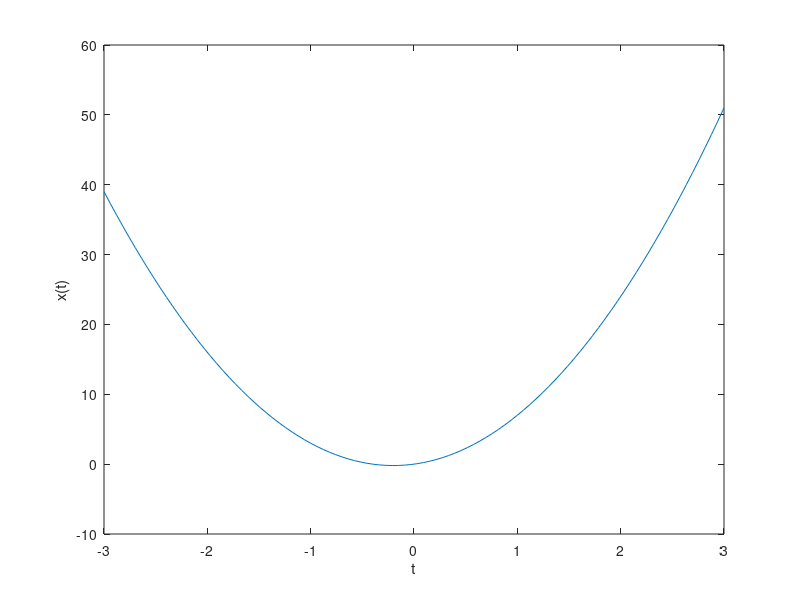
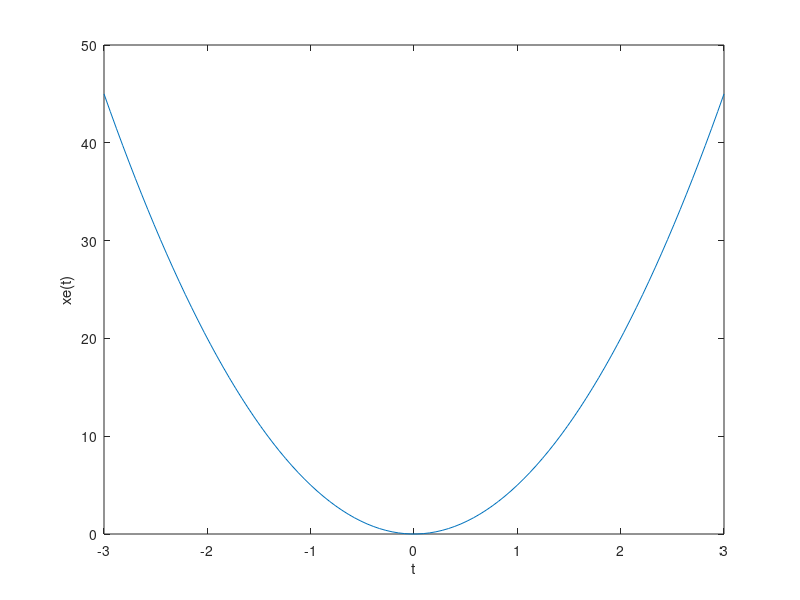
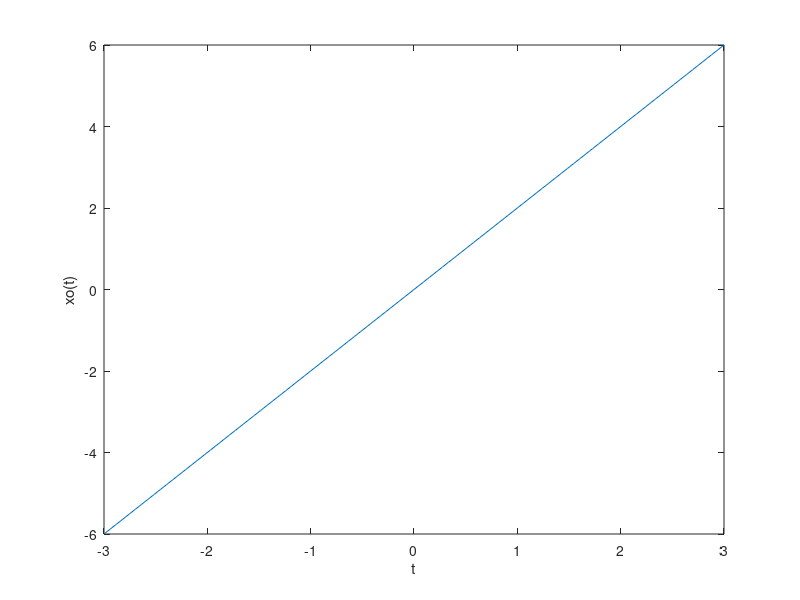
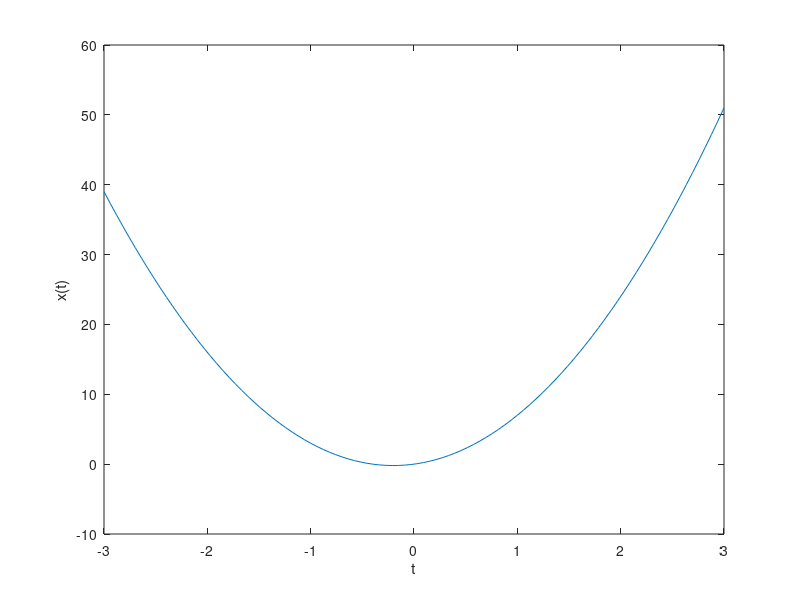

MATLAB code to generate these figures, in order:
% Practica 1
%%% Ejercicio 2, a)

% x(t)
figure(1)
t = linspace(-3,3);
x = @(t) 5*(t.^2) + 2*t;
plot(t,x(t))
xlabel('t')
ylabel('x(t)')

% parte par
figure(2)
t = linspace(-3,3);
xe = @(t) 0.5*x(t) + 0.5*x(-t);
plot(t,xe(t))
xlabel('t')
ylabel('xe(t)')

% parte impar
figure(3)
t = linspace(-3,3);
xo = @(t) 0.5*x(t) - 0.5*x(-t);
plot(t,xo(t))
xlabel('t')
ylabel('xo(t)')

% parte par + parte impar
figure(4)
t = linspace(-3,3);
xf = @(t) xe(t) + xo(t);
plot(t,xf(t))
xlabel('t')
ylabel('x(t)')




